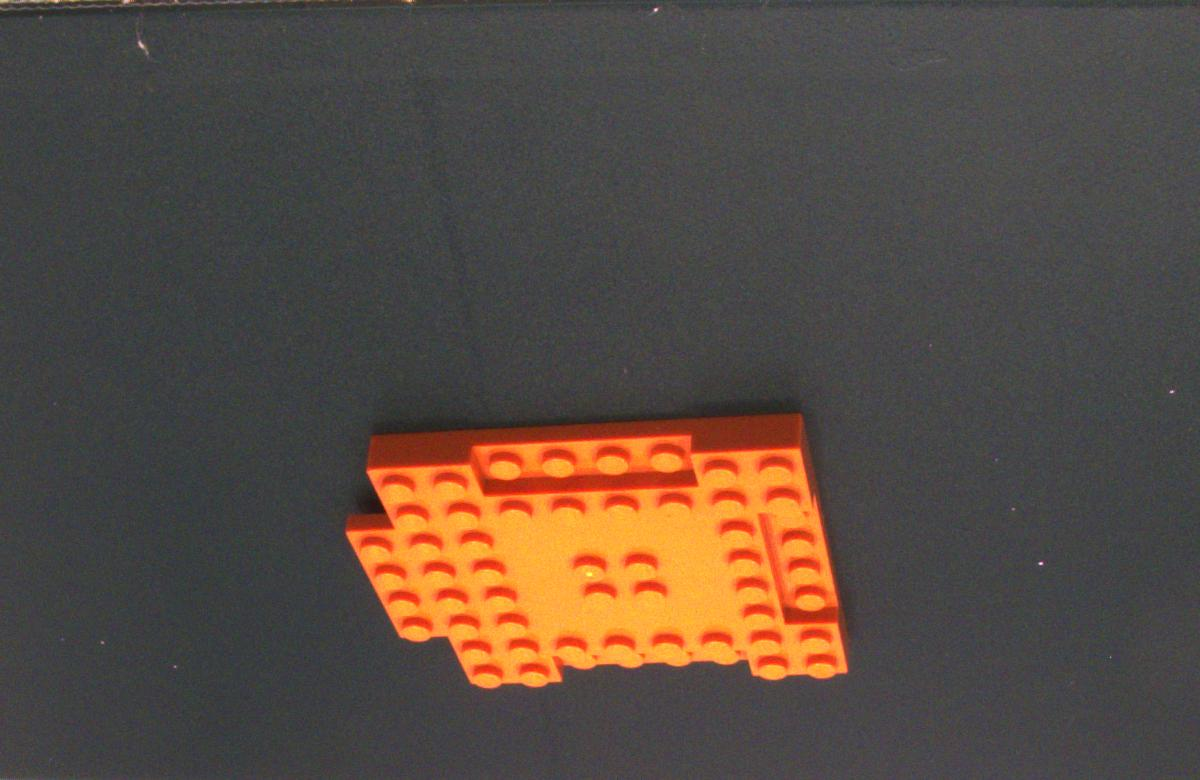
#> input picture images/1.jpg, 1200 x 780 px, found by its file name
$ python demo2.py   (older library calls are emulated)
#> lines starting #> are read from the running program, lines starting #| are printed output that depends on the picture; after the words box and inside, x2 and y2 are one past the last pixel; in counts of white or black regions, pixels touching at a corner belong together
import cv2
import numpy as np

#== Parameters =======================================================================
BLUR = 21
CANNY_THRESH_1 = 15
CANNY_THRESH_2 = 100
MASK_DILATE_ITER = 10
MASK_ERODE_ITER = 10
MASK_COLOR = (0.0,0.0,1.0) # In BGR format


#== Processing =======================================================================

#-- Read image -----------------------------------------------------------------------
img = cv2.imread('D:/project/git/python/images/1.jpg')
#> img is the input picture: shape (780, 1200, 3); mean B, G, R 66.3, 75.1, 87.8
gray = cv2.cvtColor(img,cv2.COLOR_BGR2GRAY)

#-- Edge detection -------------------------------------------------------------------
edges = cv2.Canny(gray, CANNY_THRESH_1, CANNY_THRESH_2)
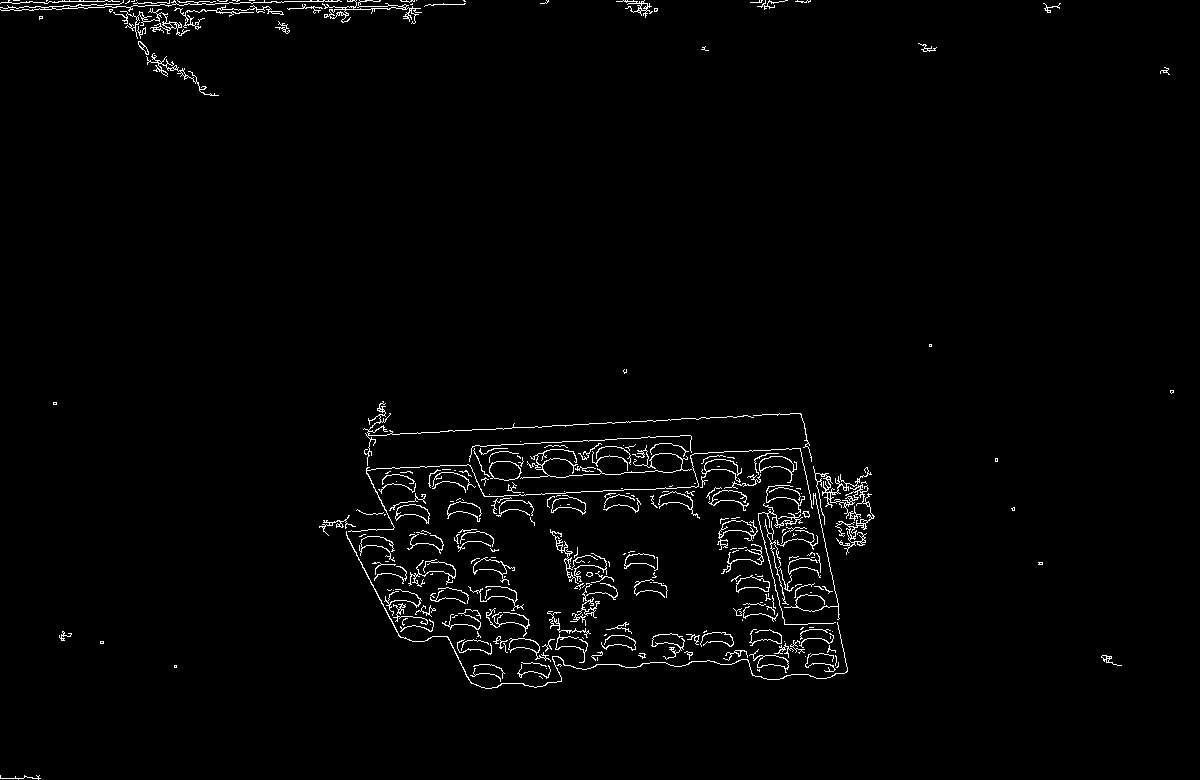
#> edges: shape (780, 1200); 1.8% white in thin lines or dots
edges = cv2.dilate(edges, None)
#> edges: shape (780, 1200); 5.5% white; 33 white regions, largest, box (x1, y1, x2, y2) and area: (318, 400, 876, 690) 38831, (0, 0, 423, 97) 6721, (730, 573, 779, 623) 978
edges = cv2.erode(edges, None)
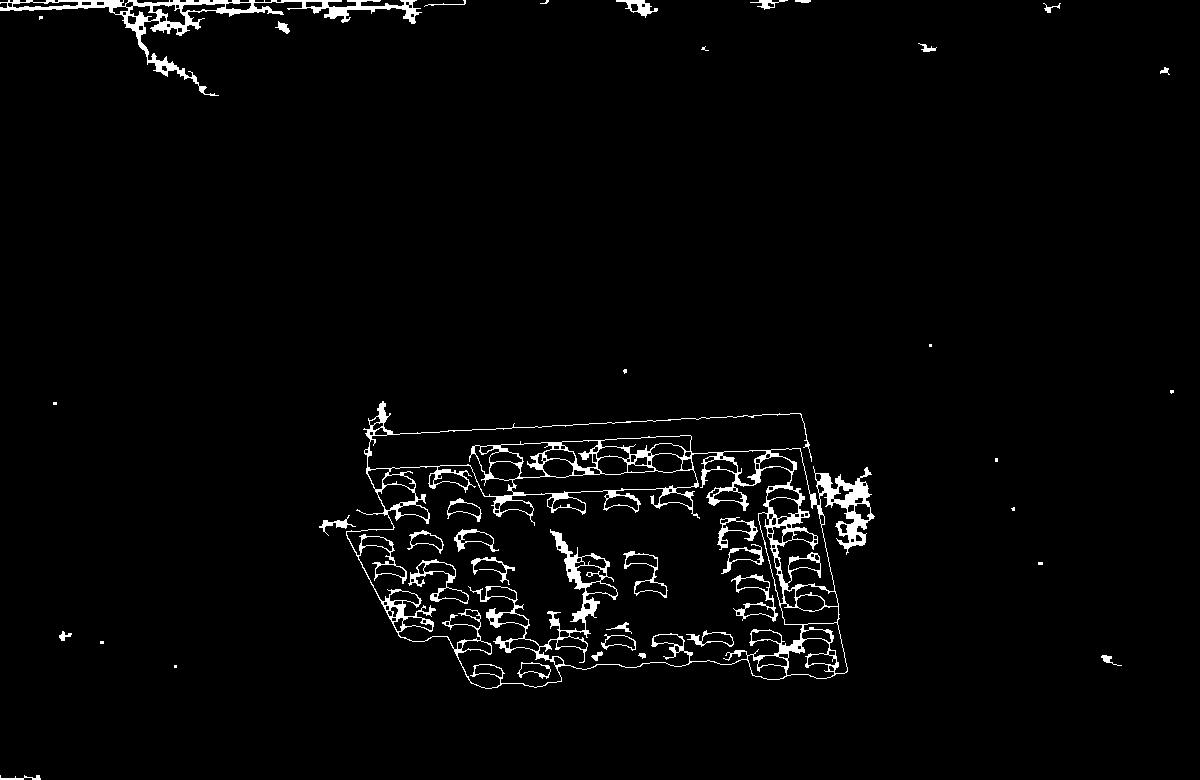
#> edges: shape (780, 1200); 2.6% white; 41 white regions (12 under 20 px)

#-- Find contours in edges, sort by area ---------------------------------------------
contour_info = []
_, contours, _ = cv2.findContours(edges, cv2.RETR_LIST, cv2.CHAIN_APPROX_NONE)
#> contours = 240 contours, 59 with area under 20; largest, box (x1, y1, x2, y2) and area: (346, 401, 875, 689) 99918, (346, 452, 803, 689) 61141, (0, 0, 422, 96) 4924, (770, 448, 835, 592) 3132, (511, 469, 698, 495) 3033
# Previously, for a previous version of cv2, this line was:
#  contours, _ = cv2.findContours(edges, cv2.RETR_LIST, cv2.CHAIN_APPROX_NONE)
# Thanks to notes from commenters, I've updated the code but left this note
for c in contours:
    contour_info.append((
        c,
        cv2.isContourConvex(c),
        cv2.contourArea(c),
    ))
#> after the loop, contour_info = 240 items
contour_info = sorted(contour_info, key=lambda c: c[2], reverse=True)
max_contour = contour_info[0]
#> max_contour = 3 items, first 3: contour of 3233 points, box (x1, y1, x2, y2) (346, 401, 875, 689), area 99918, False, 99917.5

#-- Create empty mask, draw filled polygon on it corresponding to largest contour ----
# Mask is black, polygon is white
mask = np.zeros(edges.shape)
cv2.fillConvexPoly(mask, max_contour[0], (255))
#> mask: shape (780, 1200) float64; 10.6% white; 1 white region, box (x1, y1, x2, y2) and area: (346, 401, 875, 689) 99505

#-- Smooth mask, then blur it --------------------------------------------------------
mask = cv2.dilate(mask, None, iterations=MASK_DILATE_ITER)
#> mask: shape (780, 1200) float64; 14.2% white; 1 white region, box (x1, y1, x2, y2) and area: (336, 391, 885, 699) 132578
mask = cv2.erode(mask, None, iterations=MASK_ERODE_ITER)
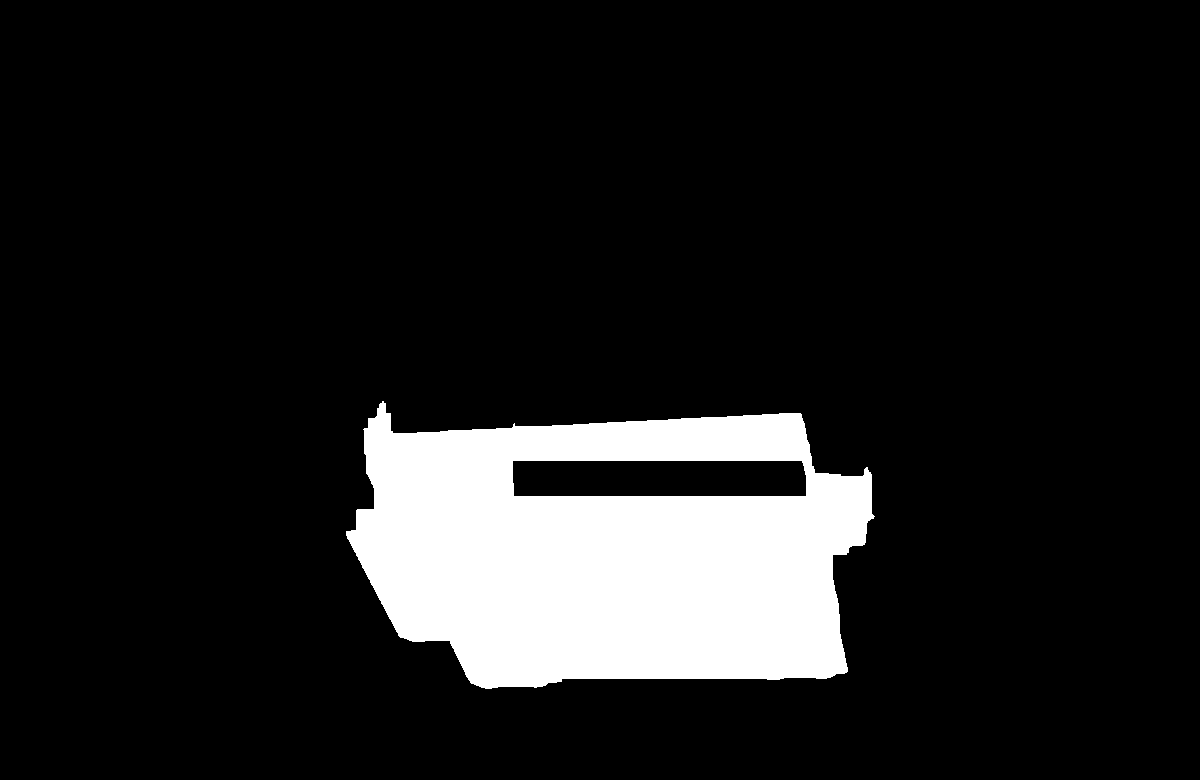
#> mask: shape (780, 1200) float64; 11.6% white; 1 white region, box (x1, y1, x2, y2) and area: (346, 401, 875, 689) 108438
mask = cv2.GaussianBlur(mask, (BLUR, BLUR), 0)
mask_stack = np.dstack([mask]*3)    # Create 3-channel alpha mask

#-- Blend masked img into MASK_COLOR background --------------------------------------
mask_stack  = mask_stack.astype('float32') / 255.0          # Use float matrices,
img         = img.astype('float32') / 255.0                 #  for easy blending

masked = (mask_stack * img) + ((1-mask_stack) * MASK_COLOR) # Blend
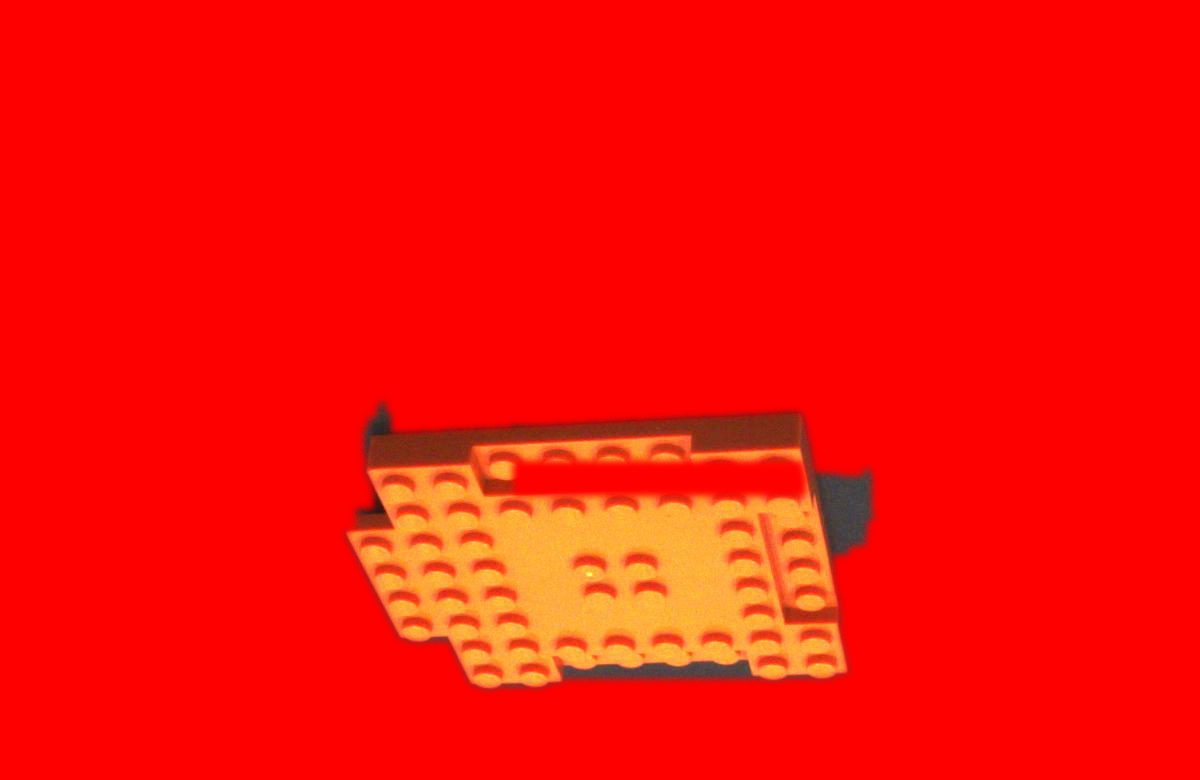
#> masked: shape (780, 1200, 3) float64; mean of channels 0, 1, 2 0.0224, 0.0558, 0.985; drawn as B, G, R
masked = (masked * 255).astype('uint8')                     # Convert back to 8-bit

cv2.imshow('img', masked)                                   # Display
cv2.waitKey()

#cv2.imwrite('C:/Temp/person-masked.jpg', masked)           # Save
